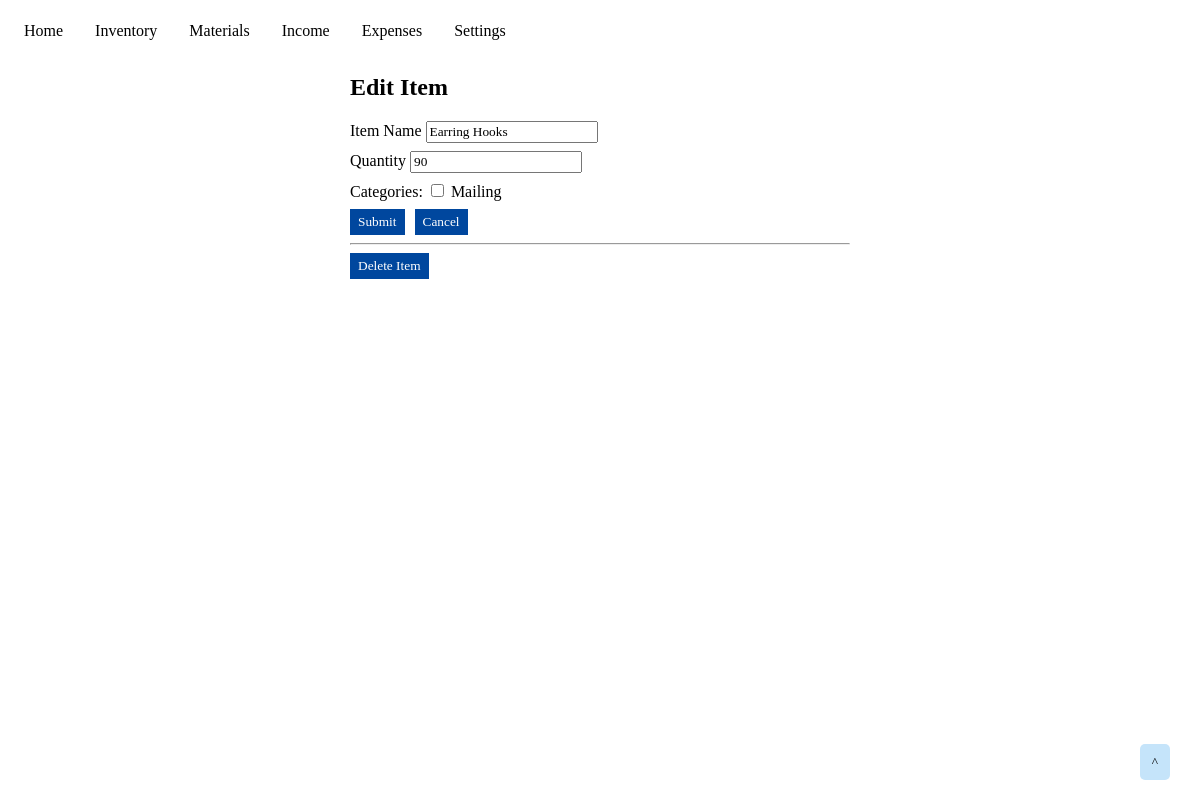
Page /materials_edit_item/1 on the committed database.
### tables this page shows
CREATE TABLE store_materials (
    material_id INTEGER PRIMARY KEY AUTOINCREMENT,
    name TEXT NOT NULL,
    quantity INTEGER NOT NULL
);

CREATE TABLE materials_categories (
    tag_id INTEGER PRIMARY KEY AUTOINCREMENT,
    name TEXT NOT NULL
);

### app.py (the view, shortened to what this page needs)
@app.route('/materials_edit_item/<int:material_id>', methods=('GET', 'POST'))
def home_materials_edit_item(material_id):
    item = get_materials_item(material_id)
    materials_categories = get_materials_categories()
    materials_item_category_connections = get_materials_item_connections_list(material_id)
    materials_categories_list = get_materials_categories_list()
    return render_template('home_materials_edit_item.html', item=item, materials_categories=materials_categories, materials_item_category_connections=materials_item_category_connections)

### app.py (called while the page is built)
def get_db_connection():
    conn = sqlite3.connect('database.db')
    conn.row_factory = sqlite3.Row
    return conn

def get_materials_item(material_id):
    conn = get_db_connection()
    cur = conn.cursor()
    materials_item = cur.execute('SELECT * FROM store_materials WHERE material_id = ?', (material_id,)).fetchone()
    conn.close()
    return materials_item

def get_materials_categories():
    conn = get_db_connection()
    cur = conn.cursor()
    materials_categories = cur.execute('SELECT * FROM materials_categories').fetchall()
    conn.close()
    return materials_categories

def get_materials_categories_list():
    materials_categories = get_materials_categories()
    materials_categories_list = []
    for category in materials_categories:
        materials_categories_list.append(category['tag_id'])
    return materials_categories_list

def get_materials_item_connections_list(material_id):
    conn = get_db_connection()
    cur = conn.cursor()
    materials_item_connections = cur.execute('SELECT * FROM material_to_category WHERE material_id = ?', (material_id, )).fetchall()
    conn.close()
    materials_item_connections_list = []
    for connection in materials_item_connections:
        materials_item_connections_list.append(connection['tag_id'])
    return materials_item_connections_list

### templates/home_materials_edit_item.html
{% extends 'base.html' %}
{% block content %}
<div class="content">
    <h2>{% block title %}Edit Item{% endblock %}</h2>
    <form action="{{ url_for('home_materials_edit_item', material_id = item['material_id']) }}" method="POST">
        <div class="form-group">
            <label for="name">Item Name</label>
            <input type="text" name="name"
                   placeholder="Item name" class="form-control"
                   value="{{ request.form['name'] or item['name'] }}"></input>
        </div>
        <div class="form-group">
            <label for="quantity">Quantity</label>
            <input type="number" step="1" min="0" name="quantity"
                   placeholder="0" class="form-control"
                   value="{{ request.form['quantity'] or item['quantity'] }}"></input>
        </div>
        <div class="form-group">
            Categories:
            {% for category in materials_categories %}
                {% if category['tag_id'] in materials_item_category_connections %}
                    <input type="checkbox" name="category-id" value="{{ category['tag_id'] }}" checked>
                {% else %}
                    <input type="checkbox" name="category-id" value="{{ category['tag_id'] }}">
                {% endif %}
                <label for="category-id">{{ category['name'] }}</label>
            {% endfor %}
        </div>
        <div class="submit-button">
            <button type="submit" class="form-button">Submit</button>
        </div>
    </form>
    <div class="cancel-button">
        <a href="{{url_for('home')}}">
            <button class="form-button">Cancel</button>
        </a>
    </div>
    <hr>
    <form action="{{ url_for('home_materials_delete_item', material_id=item['material_id']) }}" method="POST">
        <input type="submit" value="Delete Item"
                class="form-button"
                onclick="return confirm('Are you sure you want to delete this item?')">
    </form>
</div>
{% endblock %}

### static/css/home-style.css (style rules this page uses)
* { font-family: "Tahoma"; box-sizing: border-box; }

### static/css/inventory-style.css (style rules this page uses)
.content { max-width: 500px; margin: auto; }
.submit-button { float: left; }
.form-group { margin: 8px 0px; }
.form-button { padding: 5px 8px; margin-right: 10px; color: white; background-color: #00479E; border: none; }

### rows in the picture
store_materials: name "Earring Hooks", quantity "90"
materials_categories: name "Mailing"
